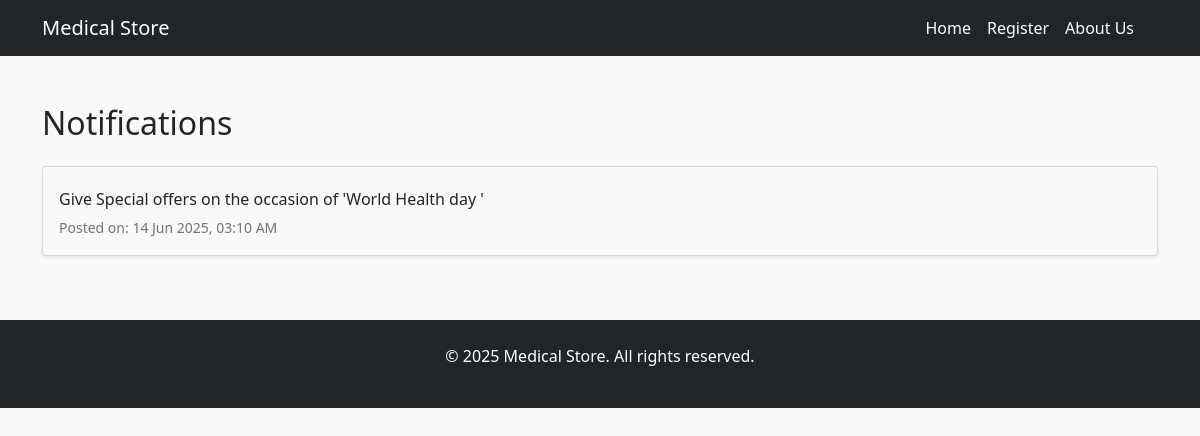
The app's page /medical_store_notifications with its own data.
### Manager/models.py (models this page shows, shortened)
class Notification(models.Model):
    SEND_CHOICES = [
        ('all', 'Send to All Medical Stores'),
        ('selected', 'Send to Selected Medical Store'),
    ]
    send_to = models.CharField(max_length=20, choices=SEND_CHOICES, default='all')
    medical_store = models.ForeignKey(MediRegistration, on_delete=models.CASCADE, null=True, blank=True)
    message = models.TextField()
    scheduled_date = models.DateField()
    created_at = models.DateTimeField(auto_now_add=True, null=True)

### medical/views.py (the view)
# urls.py: path('medical_store_notifications', views.medical_store_notifications, name='medical_store_notifications'),
def medical_store_notifications(request):
    notifications = Notification.objects.filter(
        send_to='all'  # 🔥 Only fetch notifications sent to 'all'
    ).order_by('-created_at')
    context = {
        'notifications': notifications,
    }
    return render(request, 'medical/notifications.html', context)

### medical/templates/medical/notifications.html (shortened to what this page needs)
{% extends 'medical_base.html' %}
{% block content %}
<div class="container mt-5">
    <h2 class="mb-4">Notifications</h2>
    {% if notifications %}
        <div class="list-group">
            {% for notification in notifications %}
                <div class="list-group-item mb-3 shadow-sm p-3 rounded" style="background-color: #f9f9f9;">
                    <p class="mb-1">{{ notification.message }}</p>
                    <small class="text-muted">Posted on: {{ notification.created_at|date:"d M Y, h:i A" }}</small>
                </div>
            {% endfor %}
        </div>
    {% else %}
        <div class="alert alert-info" role="alert">
            No notifications available.
        </div>
    {% endif %}
</div>
{% endblock %}

### medical/static/css/style.css (style rules this page uses)
body { background-color: #f9f9f9; font-family: 'Segoe UI', sans-serif; }

### records on screen
Notification: message "Give Special offers on the occasion of 'World Health day '", created_at "14 Jun 2025, 03:10 AM"
